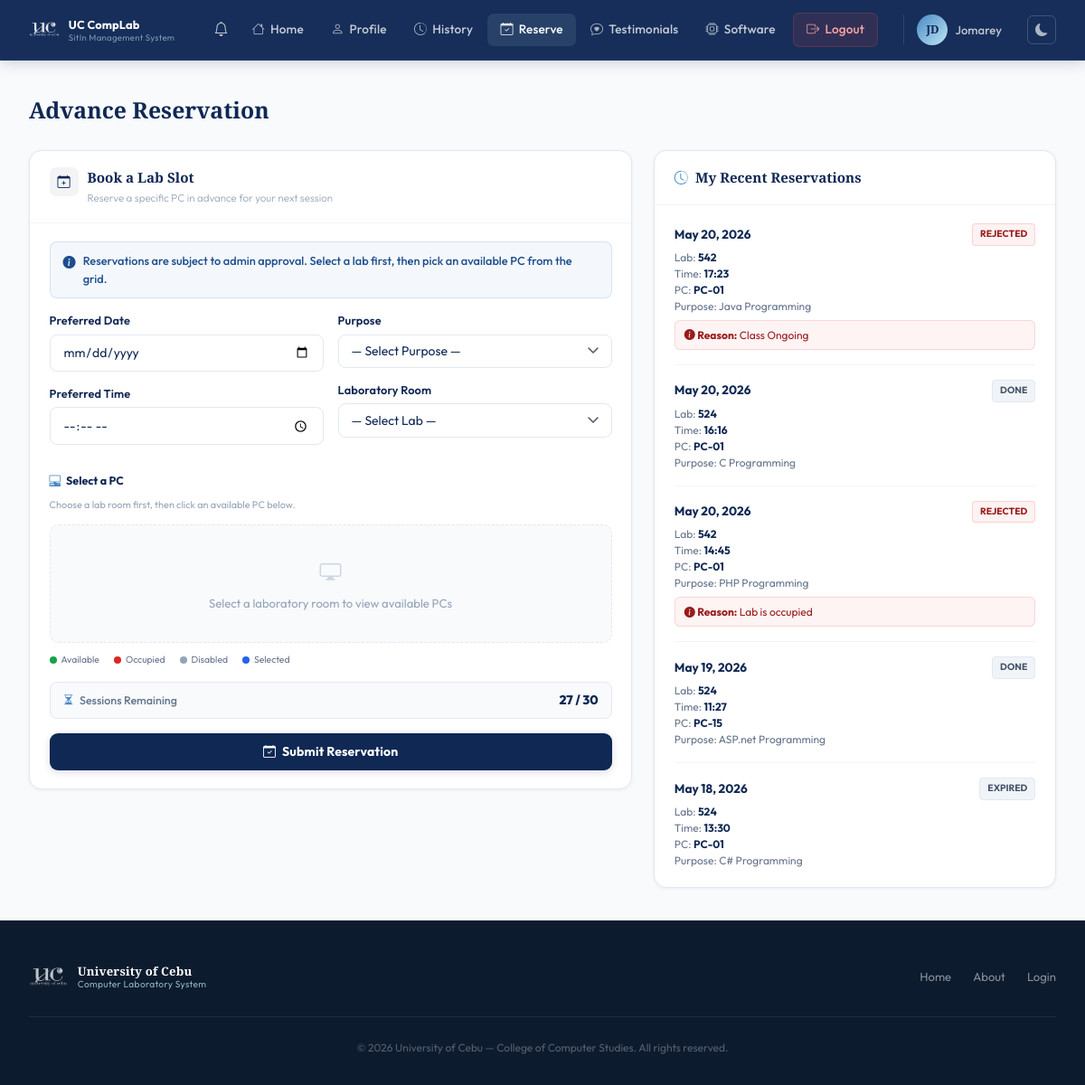
Screenshot of /pages/reserve.php (signed in) with the database file from the repository.
### tables this page shows
CREATE TABLE users (
            id                 INTEGER PRIMARY KEY AUTOINCREMENT,
            first_name         TEXT    NOT NULL,
            last_name          TEXT    NOT NULL,
            middle_name        TEXT,
            student_id         TEXT    UNIQUE NOT NULL,
            course             TEXT    NOT NULL,
            course_level       INTEGER NOT NULL,
            email              TEXT    UNIQUE NOT NULL,
            address            TEXT    NOT NULL,
            password           TEXT    NOT NULL,
            remaining_sessions INTEGER DEFAULT 30,
            created_at         DATETIME DEFAULT CURRENT_TIMESTAMP
        , profile_picture TEXT, points INTEGER DEFAULT 0);

CREATE TABLE reservations (
            id         INTEGER PRIMARY KEY AUTOINCREMENT,
            user_id    INTEGER NOT NULL,
            lab_room   TEXT    NOT NULL,
            date       TEXT    NOT NULL,
            time_slot  TEXT    NOT NULL,
            purpose    TEXT,
            status     TEXT    DEFAULT 'pending',
            created_at DATETIME DEFAULT CURRENT_TIMESTAMP, pc_number INTEGER, reject_note TEXT,
            FOREIGN KEY (user_id) REFERENCES users(id) ON DELETE CASCADE
        );

### pages/reserve.php (the view, shortened to what this page needs)
<?php
$base = '../';
$db  = getDB();
$uid = $_SESSION['user_id'];
$stmt = $db->prepare("SELECT * FROM users WHERE id = ?");
$stmt->execute([$uid]);
$user = $stmt->fetch();
$remainingSessions = (int)($user['remaining_sessions'] ?? 30);
$myReservations = $db->prepare("SELECT * FROM reservations WHERE user_id = ? ORDER BY created_at DESC LIMIT 10");
$myReservations->execute([$uid]);
$myReservations = $myReservations->fetchAll();
$sessBadgeClass = $remainingSessions > 10 ? 'sess-ok' : ($remainingSessions > 0 ? 'sess-warn' : 'sess-empty');
require_once __DIR__ . '/../includes/header.php';
echo '<link rel="stylesheet" href="' . $base . 'assets/css/user.css">';
?>
<?php require_once __DIR__ . '/../includes/user-navbar.php'; ?>
<div class="user-page">
  <div class="user-page-inner">
    <div class="res-page-wrap">
      <h1 class="res-page-title">Advance Reservation</h1>
      <div class="res-layout">
        <div class="res-form-col">
          <div class="res-card">
        <div class="res-card-head">
          <div class="res-card-ico"><i class="bi bi-calendar-plus"></i></div>
          <div>
            <div class="res-card-name">Book a Lab Slot</div>
            <div class="res-card-sub">Reserve a specific PC in advance for your next session</div>
          </div>
        </div>
        <div class="res-card-body">
          <div class="res-alert res-alert-info">
            <i class="bi bi-info-circle-fill"></i>
            Reservations are subject to admin approval. Select a lab first, then pick an available PC from the grid.
          </div>
          <form method="POST" action="" id="reserveForm">
            <div class="res-form-grid">
              <div>
                <div class="res-field">
                  <label>Preferred Date</label>
                  <input type="date" name="date" class="res-input"
                         min="<?= date('Y-m-d') ?>"
                         value="<?= htmlspecialchars($_POST['date'] ?? '') ?>"
                         required />
                </div>
                <div class="res-field">
                  <label>Preferred Time</label>
                  <input type="time" name="time_in" class="res-input"
                         value="<?= htmlspecialchars($_POST['time_in'] ?? '') ?>"
                         required />
                </div>
              </div>
              <div>
                <div class="res-field">
                  <label>Purpose</label>
                  <select name="purpose_res" class="res-input res-select" required>
                    <option value="" disabled selected>— Select Purpose —</option>
                  </select>
                </div>
                <div class="res-field">
                  <label>Laboratory Room</label>
                  <select name="lab_room_res" id="labSelect" class="res-input res-select" required>
                    <option value="" disabled selected>— Select Lab —</option>
                  </select>
                </div>
              </div>
            </div>
            <div class="pc-grid-section" id="pcGridSection">
              <div class="pc-grid-title"><i class="bi bi-pc-display-horizontal"></i> Select a PC</div>
              <div class="pc-grid-hint">Choose a lab room first, then click an available PC below.</div>
              <div id="pcGridContainer">
                <div class="pc-grid-empty">
                  <i class="bi bi-display"></i>
                  Select a laboratory room to view available PCs
                </div>
              </div>
              <div class="pc-legend">
                <div class="pc-legend-item"><div class="pc-legend-dot avail"></div> Available</div>
                <div class="pc-legend-item"><div class="pc-legend-dot occupied"></div> Occupied</div>
                <div class="pc-legend-item"><div class="pc-legend-dot disabled"></div> Disabled</div>
                <div class="pc-legend-item"><div class="pc-legend-dot selected"></div> Selected</div>
              </div>
            </div>
            <div class="res-sess-row" style="margin-bottom:1rem;">
              <span class="res-sess-lbl"><i class="bi bi-hourglass-split"></i> Sessions Remaining</span>
              <span class="res-sess-badge <?= $sessBadgeClass ?>"><?= $remainingSessions ?> / 30</span>
            </div>
            <button type="submit" class="res-btn res-btn-reserve" id="reserveBtn">
              <i class="bi bi-calendar-check"></i> Submit Reservation
            </button>
          </form>
        </div>
      </div>
        </div>
        <div class="res-log-col">
          <div class="res-log-card">
            <div class="res-log-header">
              <i class="bi bi-clock-history"></i> My Recent Reservations
            </div>
            <div class="res-log-body">
              <?php if (empty($myReservations)): ?>
                <div style="text-align:center; color:#94a3b8; font-size:0.85rem; padding:1rem 0;">
                  You have no recent reservations.
                </div>
              <?php else: ?>
                <?php foreach ($myReservations as $r):
                  $badgeCls = 'badge-pending';
                  if ($r['status'] === 'approved') $badgeCls = 'badge-approved';
                  if ($r['status'] === 'rejected') $badgeCls = 'badge-rejected';
                  if ($r['status'] === 'done')     $badgeCls = 'badge-done';
                  $displayStatus = $r['status'];
                  if (in_array($r['status'], ['pending','approved']) && $r['date'] < date('Y-m-d')) {
                      $displayStatus = 'expired';
                      $badgeCls = 'badge-done';
                  }
                ?>
                  <div class="res-log-item">
                    <div class="res-log-date">
                      <span><?= date('M j, Y', strtotime($r['date'])) ?></span>
                      <span class="a-badge <?= $badgeCls ?>" style="font-size:0.65rem; padding:3px 8px; border-radius:4px; text-transform:uppercase;">
                        <?= htmlspecialchars($displayStatus) ?>
                      </span>
                    </div>
                    <div class="res-log-details">
                      Lab: <strong><?= htmlspecialchars($r['lab_room']) ?></strong><br>
                      Time: <strong><?= htmlspecialchars($r['time_slot']) ?></strong><br>
                      PC: <strong><?= $r['pc_number'] ? 'PC-'.str_pad($r['pc_number'], 2, '0', STR_PAD_LEFT) : 'Any' ?></strong><br>
                      Purpose: <?= htmlspecialchars($r['purpose']) ?>
                    </div>
                    <?php if ($r['status'] === 'rejected' && !empty($r['reject_note'])): ?>
                      <div class="res-log-reason">
                        <i class="bi bi-info-circle-fill"></i> <strong>Reason:</strong> <?= htmlspecialchars($r['reject_note']) ?>
                      </div>
                    <?php endif; ?>
                  </div>
                <?php endforeach; ?>
              <?php endif; ?>
            </div>
          </div>
        </div>
      </div>
    </div>
  </div>
</div>
<?php require_once __DIR__ . '/../includes/footer.php'; ?>

### includes/header.php (shortened to what this page needs)
<!DOCTYPE html>
<html lang="en">
<head>
  <link rel="stylesheet" href="<?= $base ?>assets/css/style.css" />
  <link rel="stylesheet" href="https://cdn.jsdelivr.net/npm/bootstrap-icons@1.11.3/font/bootstrap-icons.css" />
</head>
<body>

### includes/user-navbar.php (shortened to what this page needs)
<?php
$_currentUser = $_SESSION['user'] ?? [];
$_initials    = strtoupper(
    substr($_currentUser['first_name'] ?? 'U', 0, 1) .
    substr($_currentUser['last_name']  ?? '',  0, 1)
);
$_profilePic = null;
$_currentFile = basename($_SERVER['PHP_SELF']);
function _navActive(string $file): string {
    global $_currentFile;
    return $_currentFile === $file ? 'active' : '';
}
?>
<nav class="user-navbar">
  <div class="user-nav-container">
    <a href="<?= $base ?>pages/dashboard.php" class="user-nav-brand">
      <img src="<?= $base ?>assets/images/uc-logo-white.png" alt="UC" class="user-nav-logo-img" />
      <div class="user-brand-text">
        <span class="user-brand-name">UC CompLab</span>
        <span class="user-brand-sub">SitIn Management System</span>
      </div>
    </a>
    <ul class="user-nav-links">
      <li class="notif-wrapper">
        <button class="notif-btn" id="notifToggle" aria-label="Notifications">
          <i class="bi bi-bell"></i>
        </button>
      </li>
      <li><a href="<?= $base ?>pages/dashboard.php" class="<?= _navActive('dashboard.php') ?>"><i class="bi bi-house"></i> Home</a></li>
      <li><a href="<?= $base ?>pages/edit-profile.php" class="<?= _navActive('edit-profile.php') ?>"><i class="bi bi-person"></i> Profile</a></li>
      <li><a href="<?= $base ?>pages/history.php" class="<?= _navActive('history.php') ?>"><i class="bi bi-clock-history"></i> History</a></li>
      <li><a href="<?= $base ?>pages/reserve.php" class="<?= _navActive('reserve.php') ?>"><i class="bi bi-calendar-check"></i> Reserve</a></li>
      <li><a href="<?= $base ?>pages/testimonials.php" class="<?= _navActive('testimonials.php') ?>"><i class="bi bi-chat-heart"></i> Testimonials</a></li>
      <li><a href="<?= $base ?>pages/software.php" class="<?= _navActive('software.php') ?>"><i class="bi bi-cpu"></i> Software</a></li>
      <li><a href="<?= $base ?>pages/logout.php" class="user-nav-logout"><i class="bi bi-box-arrow-right"></i> Logout</a></li>
    </ul>
    <div class="user-avatar-wrap">
      <?php if ($_profilePic): ?>
        <img src="<?= htmlspecialchars($_profilePic) ?>"
             alt="<?= htmlspecialchars($_currentUser['first_name'] ?? '') ?>"
             class="user-avatar-photo" />
      <?php else: ?>
        <div class="user-avatar"><?= $_initials ?></div>
      <?php endif; ?>
      <span class="user-name-short"><?= htmlspecialchars($_currentUser['first_name'] ?? '') ?></span>
    </div>
    <button class="dm-toggle" id="userDmToggle" title="Toggle dark mode" aria-label="Toggle dark mode">
      <i class="bi bi-moon-fill" id="userDmIcon"></i>
    </button>
  </div>
</nav>

### includes/footer.php (shortened to what this page needs)
<footer class="footer">
  <div class="footer-container">
    <div class="footer-top">
      <div class="footer-logo">
        <img src="<?= $base ?>assets/images/uc-logo-white.png" alt="University of Cebu" class="nav-uc-logo footer-uc-logo" />
        <div class="logo-text">
          <span class="org-name">University of Cebu</span>
          <span class="org-sub">Computer Laboratory System</span>
        </div>
      </div>
      <div class="footer-links">
        <a href="<?= $base ?>index.php">Home</a>
        <a href="<?= $base ?>pages/about.php">About</a>
        <a href="<?= $base ?>pages/login.php">Login</a>
      </div>
    </div>
    <div class="footer-bottom">
      <p>&copy; <?= date('Y') ?> University of Cebu &mdash; College of Computer Studies. All rights reserved.</p>
    </div>
  </div>
</footer>
</body>
</html>

### assets/css/style.css (style rules this page uses)
:root { --navy: #0F2854; --blue: #1C4D8D; --mid: #4988C4; --light: #BDE8F5; --white: #FFFFFF; --gray-50: #F8FAFC; --gray-100: #F0F4F8; --gray-200: #E2E8F0; --gray-400: #94A3B8; --gray-600: #475569; --gray-900: #0D1B2E; --font-display: 'Playfair Display', Georgia, serif; --font-body: 'Outfit', sans-serif; --shadow-xs: 0 1px 3px rgba(15, 40, 84, 0.08); --shadow-sm: 0 2px 8px rgba(15, 40, 84, 0.10); --shadow-md: 0 8px 30px rgba(15, 40, 84, 0.14); --shadow-lg: 0 20px 60px rgba(15, 40, 84, 0.22); --radius: 10px; --radius-lg: 16px; --transition: all 0.25s cubic-bezier(0.4, 0, 0.2, 1); }
*, *::before, *::after { box-sizing: border-box; margin: 0; padding: 0; }
html { scroll-behavior: smooth; }
body { font-family: var(--font-body); background: var(--white); color: var(--navy); line-height: 1.6; overflow-x: hidden; -webkit-font-smoothing: antialiased; }
a { text-decoration: none; color: inherit; }
img { max-width: 100%; display: block; }
ul { list-style: none; }
.nav-uc-logo { height: 44px; width: auto; object-fit: contain; flex-shrink: 0; filter: brightness(0) invert(1); opacity: 0.90; }
.footer-uc-logo { height: 38px; width: auto; object-fit: contain; flex-shrink: 0; filter: brightness(0) invert(1); opacity: 0.75; }
.logo-text { display: flex; flex-direction: column; line-height: 1.25; }
.logo-text .org-name { font-family: var(--font-display); font-size: 0.875rem; font-weight: 700; color: var(--white); letter-spacing: 0.2px; }
.logo-text .org-sub { font-size: 0.67rem; color: rgba(189, 232, 245, 0.75); font-weight: 400; letter-spacing: 0.3px; }
.footer { background: var(--gray-900); color: rgba(255, 255, 255, 0.60); padding: 2.75rem 0 2rem; }
.footer-container { max-width: 1200px; margin: 0 auto; padding: 0 2rem; }
.footer-top { display: flex; align-items: center; justify-content: space-between; padding-bottom: 1.5rem; border-bottom: 1px solid rgba(255, 255, 255, 0.07); flex-wrap: wrap; gap: 1rem; }
.footer-logo { display: flex; align-items: center; gap: 11px; }
.footer-logo .org-name { font-size: 0.82rem; }
.footer-logo .org-sub { font-size: 0.64rem; }
.footer-links { display: flex; gap: 1.5rem; flex-wrap: wrap; }
.footer-links a { font-size: 0.82rem; color: rgba(255, 255, 255, 0.50); transition: color 0.2s; }
.footer-bottom { margin-top: 1.5rem; text-align: center; font-size: 0.75rem; color: rgba(255, 255, 255, 0.30); }

### includes/user-navbar.php (style rules this page uses)
.user-nav-logo-img { height: 30px; width: auto; object-fit: contain; filter: brightness(0) invert(1); opacity: 0.88; flex-shrink: 0; }
.user-brand-text { display: flex; flex-direction: column; line-height: 1.25; }
.user-brand-name { font-size: 0.80rem; font-weight: 700; color: #fff; letter-spacing: 0.15px; white-space: nowrap; }
.user-brand-sub { font-size: 0.60rem; color: rgba(189,232,245,0.58); letter-spacing: 0.3px; }

### rows the page displays
users: _initials "JD", first_name "Jomarey", remaining_sessions "27"
reservations: date "May 20, 2026", status "REJECTED", lab_room "542", time_slot "17:23", pc_number "01", purpose "Java Programming", reject_note "Class Ongoing"
reservations: date "May 20, 2026", status "DONE", lab_room "524", time_slot "16:16", pc_number "01", purpose "C Programming"
reservations: date "May 20, 2026", status "REJECTED", lab_room "542", time_slot "14:45", pc_number "01", purpose "PHP Programming", reject_note "Lab is occupied"
reservations: date "May 19, 2026", status "DONE", lab_room "524", time_slot "11:27", pc_number "15", purpose "ASP.net Programming"
reservations: date "May 18, 2026", displayStatus "EXPIRED", lab_room "524", time_slot "13:30", pc_number "01", purpose "C# Programming"
